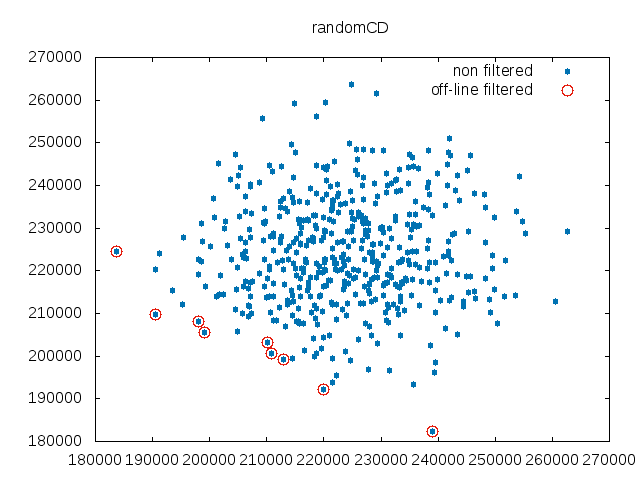

The gnuplot source for this figure:
set terminal png
set output "cd_offline.png"
set title "randomCD"
plot "randomCDNonFiltered.tsp" using 1:2 title "non filtered" pointtype 7 linecolor 6, "randomCDOffLineFiltered.tsp" using 1:2 title "off-line filtered" pointtype 6 pointsize 2 linecolor 7
